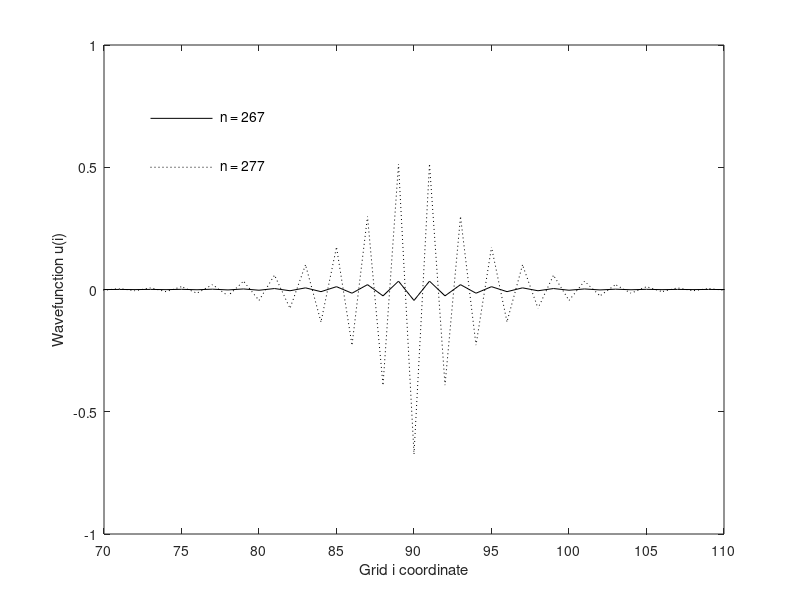

Here is the MATLAB script that generated this plot:
S = 1;
S1 = 1.075;

delta = 3.5;
mi = 60;

dx = 1;

x = 1:dx:220;

u = zeros(1, (219 / dx) + 1);

us = cat(2, exp((-1 / 2) * ((x - mi) / delta).^2) ./ (delta * sqrt( 2 * pi)), zeros(1, 10000));

us = us / max(us);

u(1, 1) = us(1);

n = 2;

while 1
    u(n, 1) = us(n);
    
    for i = 2:(219 / dx)
        if (i == 90)
            u(n + 1, i) = (S1^2 * (u(n, i + 1) - 2 * u(n, i) + u(n, i - 1))) + 2 * u(n, i) - u(n - 1, i);
        else
            u(n + 1, i) = (S^2 * (u(n, i + 1) - 2 * u(n, i) + u(n, i - 1))) + 2 * u(n, i) - u(n - 1, i);
        end
    end
  
    %{
    if (n == 200)
        plot(x, u(200, :), 'k:', x, u(190, :), 'k-', [73 77], [.5 .5], 'k:', [73 77], [.7 .7], 'k-')
        text(77.5, .51, 'n = 220')
        text(77.5, .71, 'n = 190')
    %}
        
    if (n == 277)
        plot(x, u(277, :), 'k:', x, u(267, :), 'k-', [73 77], [.5 .5], 'k:', [73 77], [.7 .7], 'k-')
        text(77.5, .51, 'n = 277')
        text(77.5, .71, 'n = 267')
        
        xlabel('Grid i coordinate')
        ylabel('Wavefunction u(i)')
        xticks([70 75 80 85 90 95 100 105 110])
        yticks([-1 -0.5 0 0.5 1])

        axis([70 110 -1 1])
        pause(1);
        break;
    else
        plot(x, u(n, :), 'k')
        xlabel('Grid i coordinate')
        ylabel('Wavefunction u(i)')
        xticks([0 20 40 60 80 100 120 140 160 180 200, 220])
        yticks([-1 -0.5 0 0.5 1])

        axis([0 220 -1 1])
        pause(.01);
    end

    n = n + 1;
    
end

